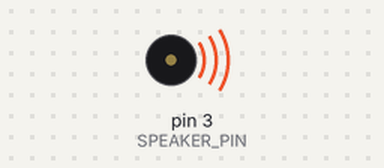
The sketch below on a simulated Arduino Uno, built with avr-gcc and run on an emulated ATmega328P. On the bench: buzzer (waves = sounding).

Above: at 0.1 s.
At 20.6 s:
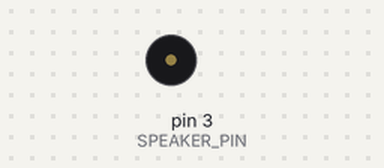
Timing chart, 0 to 40.0 s (numbered marks = the images above):
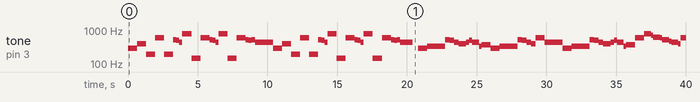

Measured:
- by itself, tone on pin 3 (SPEAKER_PIN): plays 293 Hz for 0.65 s, 392 Hz for 0.65 s, 196 Hz for 0.65 s, 587 Hz for 0.65 s, 196 Hz for 0.65 s, 523 Hz for 0.22 s … (82 notes in this stretch)

The sketch:

Star-Wars-Main-Theme.ino
```cpp
#define SPEAKER_PIN 3

// Note frequencies in Hz, grouped by octave low to high.
// To add a note: pick the octave prefix (LOW_LOW, LOW, none, HIGH, HIGH_HIGH)
// and copy the pattern below - sharps are named NOTE_SHARP (e.g. C_SHARP).

const int LOW_LOW_C       = 65;
const int LOW_LOW_C_SHARP = 69;
const int LOW_LOW_D       = 73;
const int LOW_LOW_D_SHARP = 78;
const int LOW_LOW_E       = 82;
const int LOW_LOW_F       = 92;
const int LOW_LOW_F_SHARP = 87;
const int LOW_LOW_G       = 98;
const int LOW_LOW_G_SHARP = 103;
const int LOW_LOW_A       = 110;
const int LOW_LOW_A_SHARP = 116;
const int LOW_LOW_B       = 123;

const int LOW_C       = 131;
const int LOW_C_SHARP = 138;
const int LOW_D       = 146;
const int LOW_D_SHARP = 155;
const int LOW_E       = 165;
const int LOW_F       = 174;
const int LOW_F_SHARP = 185;
const int LOW_G       = 196;
const int LOW_G_SHARP = 207;
const int LOW_A       = 220;
const int LOW_A_SHARP = 233;
const int LOW_B       = 247;

const int C       = 261;
const int C_SHARP = 277;
const int D       = 293;
const int D_SHARP = 311;
const int E       = 329;
const int F       = 349;
const int F_SHARP = 370;
const int G       = 392;
const int G_SHARP = 415;
const int A       = 440;
const int A_SHARP = 466;
const int B       = 493;

const int HIGH_C       = 523;
const int HIGH_C_SHARP = 554;
const int HIGH_D       = 587;
const int HIGH_D_SHARP = 622;
const int HIGH_E       = 659;
const int HIGH_F       = 698;
const int HIGH_F_SHARP = 739;
const int HIGH_G       = 783;
const int HIGH_G_SHARP = 830;
const int HIGH_A       = 880;
const int HIGH_A_SHARP = 932;
const int HIGH_B       = 987;

const int HIGH_HIGH_C       = 1046;
const int HIGH_HIGH_C_SHARP = 1108;
const int HIGH_HIGH_D       = 1174;
const int HIGH_HIGH_D_SHARP = 1244;
const int HIGH_HIGH_E       = 1318;
const int HIGH_HIGH_F       = 1396;
const int HIGH_HIGH_F_SHARP = 1479;
const int HIGH_HIGH_G       = 1567;
const int HIGH_HIGH_G_SHARP = 1661;
const int HIGH_HIGH_A       = 1760;
const int HIGH_HIGH_A_SHARP = 1865;
const int HIGH_HIGH_B       = 1976;

bool songPlayed = false;

void setup() {
  pinMode(SPEAKER_PIN, OUTPUT);
}

void loop() {
  if (!songPlayed) {
    // 1 crotchet = 650ms
    tone(SPEAKER_PIN, D, 217); delay(217);
    tone(SPEAKER_PIN, D, 217); delay(217);
    tone(SPEAKER_PIN, D, 217); delay(217);
    tone(SPEAKER_PIN, G, 1300); delay(650);
    tone(SPEAKER_PIN, LOW_G, 650); delay(650);
    tone(SPEAKER_PIN, HIGH_D, 1300); delay(650);
    tone(SPEAKER_PIN, LOW_G, 650); delay(650);

    tone(SPEAKER_PIN, HIGH_C, 217); delay(217);
    tone(SPEAKER_PIN, B, 217); delay(217);
    tone(SPEAKER_PIN, A, 217); delay(217);
    tone(SPEAKER_PIN, HIGH_G, 1300); delay(650);
    tone(SPEAKER_PIN, LOW_D, 1300); delay(650);
    tone(SPEAKER_PIN, HIGH_D, 650); delay(650);

    tone(SPEAKER_PIN, HIGH_C, 217); delay(217);
    tone(SPEAKER_PIN, B, 217); delay(217);
    tone(SPEAKER_PIN, A, 217); delay(217);
    tone(SPEAKER_PIN, HIGH_G, 1300); delay(650);
    tone(SPEAKER_PIN, LOW_D, 1300); delay(650);
    tone(SPEAKER_PIN, HIGH_D, 650); delay(650);

    tone(SPEAKER_PIN, HIGH_C, 217); delay(217);
    tone(SPEAKER_PIN, B, 217); delay(217);
    tone(SPEAKER_PIN, HIGH_C, 217); delay(217);
    tone(SPEAKER_PIN, A, 1300); delay(1300);

    tone(SPEAKER_PIN, D, 488); delay(488);
    tone(SPEAKER_PIN, D, 163); delay(163);
    tone(SPEAKER_PIN, G, 1300); delay(650);
    tone(SPEAKER_PIN, LOW_G, 650); delay(650);
    tone(SPEAKER_PIN, HIGH_D, 1300); delay(650);
    tone(SPEAKER_PIN, LOW_G, 650); delay(650);

    tone(SPEAKER_PIN, HIGH_C, 217); delay(217);
    tone(SPEAKER_PIN, B, 217); delay(217);
    tone(SPEAKER_PIN, A, 217); delay(217);
    tone(SPEAKER_PIN, HIGH_G, 1300); delay(650);
    tone(SPEAKER_PIN, LOW_D, 1300); delay(650);
    tone(SPEAKER_PIN, HIGH_D, 650); delay(650);

    tone(SPEAKER_PIN, HIGH_C, 217); delay(217);
    tone(SPEAKER_PIN, B, 217); delay(217);
    tone(SPEAKER_PIN, A, 217); delay(217);
    tone(SPEAKER_PIN, HIGH_G, 1300); delay(650);
    tone(SPEAKER_PIN, LOW_D, 1300); delay(650);
    tone(SPEAKER_PIN, HIGH_D, 650); delay(650);

    tone(SPEAKER_PIN, HIGH_C, 217); delay(217);
    tone(SPEAKER_PIN, B, 217); delay(217);
    tone(SPEAKER_PIN, HIGH_C, 217); delay(217);
    tone(SPEAKER_PIN, A, 900); delay(1300);

    tone(SPEAKER_PIN, D, 488); delay(488);
    tone(SPEAKER_PIN, D, 163); delay(163);
    tone(SPEAKER_PIN, E, 965); delay(965);
    tone(SPEAKER_PIN, E, 315); delay(315);
    tone(SPEAKER_PIN, HIGH_C, 325); delay(325);
    tone(SPEAKER_PIN, B, 325); delay(325);
    tone(SPEAKER_PIN, A, 325); delay(325);
    tone(SPEAKER_PIN, G, 325); delay(325);

    tone(SPEAKER_PIN, G, 217); delay(217);
    tone(SPEAKER_PIN, A, 217); delay(217);
    tone(SPEAKER_PIN, B, 217); delay(217);
    tone(SPEAKER_PIN, A, 488); delay(488);
    tone(SPEAKER_PIN, E, 163); delay(163);
    tone(SPEAKER_PIN, F_SHARP, 650); delay(650);

    tone(SPEAKER_PIN, D, 488); delay(488);
    tone(SPEAKER_PIN, D, 163); delay(163);
    tone(SPEAKER_PIN, E, 965); delay(965);
    tone(SPEAKER_PIN, E, 315); delay(315);
    tone(SPEAKER_PIN, HIGH_C, 325); delay(325);
    tone(SPEAKER_PIN, B, 325); delay(325);
    tone(SPEAKER_PIN, A, 325); delay(325);
    tone(SPEAKER_PIN, G, 325); delay(325);

    tone(SPEAKER_PIN, HIGH_D, 650); delay(650);
    tone(SPEAKER_PIN, A, 1300); delay(1300);

    tone(SPEAKER_PIN, D, 488); delay(488);
    tone(SPEAKER_PIN, D, 163); delay(163);
    tone(SPEAKER_PIN, E, 965); delay(965);
    tone(SPEAKER_PIN, E, 315); delay(315);
    tone(SPEAKER_PIN, HIGH_C, 325); delay(325);
    tone(SPEAKER_PIN, B, 325); delay(325);
    tone(SPEAKER_PIN, A, 325); delay(325);
    tone(SPEAKER_PIN, G, 325); delay(325);

    tone(SPEAKER_PIN, G, 217); delay(217);
    tone(SPEAKER_PIN, A, 217); delay(217);
    tone(SPEAKER_PIN, B, 217); delay(217);
    tone(SPEAKER_PIN, A, 488); delay(488);
    tone(SPEAKER_PIN, E, 163); delay(163);
    tone(SPEAKER_PIN, F_SHARP, 650); delay(650);

    tone(SPEAKER_PIN, HIGH_D, 488); delay(488);
    tone(SPEAKER_PIN, HIGH_D, 163); delay(163);

    tone(SPEAKER_PIN, HIGH_G, 488); delay(488);
    tone(SPEAKER_PIN, HIGH_F, 163); delay(163);
    tone(SPEAKER_PIN, HIGH_D_SHARP, 488); delay(488);
    tone(SPEAKER_PIN, HIGH_D, 163); delay(163);
    tone(SPEAKER_PIN, HIGH_C, 488); delay(488);
    tone(SPEAKER_PIN, A_SHARP, 163); delay(163);
    tone(SPEAKER_PIN, A, 488); delay(488);
    tone(SPEAKER_PIN, G, 163); delay(163);

    tone(SPEAKER_PIN, HIGH_D, 650); delay(650);
    tone(SPEAKER_PIN, LOW_D, 217); delay(217);
    tone(SPEAKER_PIN, LOW_D, 217); delay(217);
    tone(SPEAKER_PIN, LOW_D, 217); delay(217);
    tone(SPEAKER_PIN, LOW_D, 650); delay(650);

    tone(SPEAKER_PIN, D, 217); delay(217);
    tone(SPEAKER_PIN, D, 217); delay(217);
    tone(SPEAKER_PIN, D, 217); delay(217);
    tone(SPEAKER_PIN, G, 1300); delay(650);
    tone(SPEAKER_PIN, LOW_G, 650); delay(650);
    tone(SPEAKER_PIN, HIGH_D, 1300); delay(650);
    tone(SPEAKER_PIN, LOW_G, 650); delay(650);

    tone(SPEAKER_PIN, HIGH_C, 217); delay(217);
    tone(SPEAKER_PIN, B, 217); delay(217);
    tone(SPEAKER_PIN, A, 217); delay(217);
    tone(SPEAKER_PIN, HIGH_G, 1300); delay(650);
    tone(SPEAKER_PIN, LOW_D, 1300); delay(650);
    tone(SPEAKER_PIN, HIGH_D, 650); delay(650);

    tone(SPEAKER_PIN, HIGH_C, 217); delay(217);
    tone(SPEAKER_PIN, B, 217); delay(217);
    tone(SPEAKER_PIN, A, 217); delay(217);
    tone(SPEAKER_PIN, HIGH_G, 1300); delay(650);
    tone(SPEAKER_PIN, LOW_D, 1300); delay(650);
    tone(SPEAKER_PIN, HIGH_D, 650); delay(650);

    tone(SPEAKER_PIN, HIGH_C, 217); delay(217);
    tone(SPEAKER_PIN, B, 217); delay(217);
    tone(SPEAKER_PIN, HIGH_C, 217); delay(217);
    tone(SPEAKER_PIN, A, 1300); delay(1300);

    tone(SPEAKER_PIN, D, 488); delay(488);
    tone(SPEAKER_PIN, D, 163); delay(163);
    tone(SPEAKER_PIN, G, 1300); delay(650);
    tone(SPEAKER_PIN, LOW_G, 650); delay(650);
    tone(SPEAKER_PIN, HIGH_D, 1300); delay(650);
    tone(SPEAKER_PIN, LOW_G, 650); delay(650);

    tone(SPEAKER_PIN, HIGH_C, 217); delay(217);
    tone(SPEAKER_PIN, B, 217); delay(217);
    tone(SPEAKER_PIN, A, 217); delay(217);
    tone(SPEAKER_PIN, HIGH_G, 1300); delay(650);
    tone(SPEAKER_PIN, LOW_D, 1300); delay(650);
    tone(SPEAKER_PIN, HIGH_D, 650); delay(650);

    tone(SPEAKER_PIN, HIGH_G, 217); delay(217);
    tone(SPEAKER_PIN, HIGH_F, 217); delay(217);
    tone(SPEAKER_PIN, HIGH_D_SHARP, 217); delay(217);
    tone(SPEAKER_PIN, HIGH_A_SHARP, 1300); delay(1300);
    tone(SPEAKER_PIN, HIGH_A, 1300); delay(1300);
    tone(SPEAKER_PIN, HIGH_G, 650); delay(650);

    tone(SPEAKER_PIN, G, 190); delay(190);
    tone(SPEAKER_PIN, G, 190); delay(190);
    tone(SPEAKER_PIN, G, 190); delay(190);
    tone(SPEAKER_PIN, G, 650); delay(650);
    songPlayed = true;
  }
}
```
